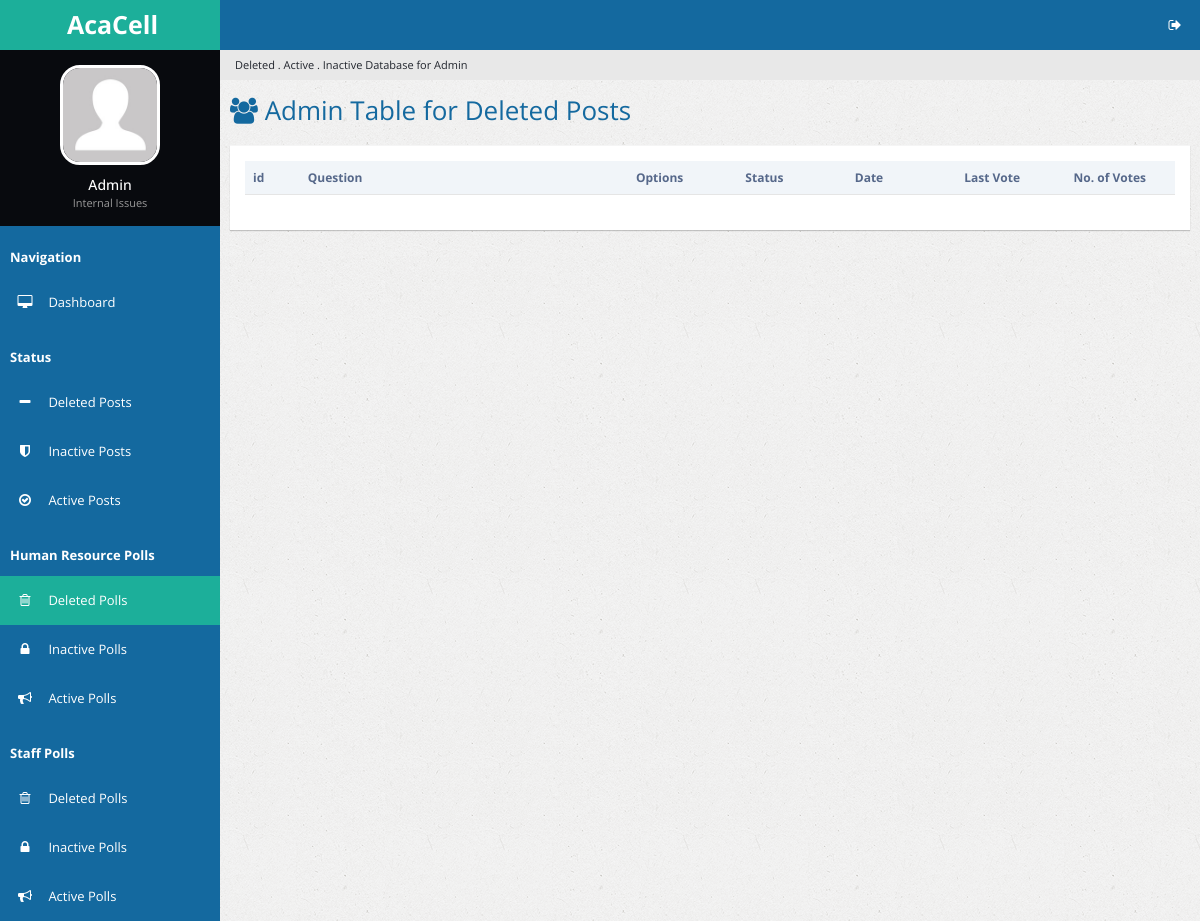
The app's page /delpolls.php (signed in), older data.
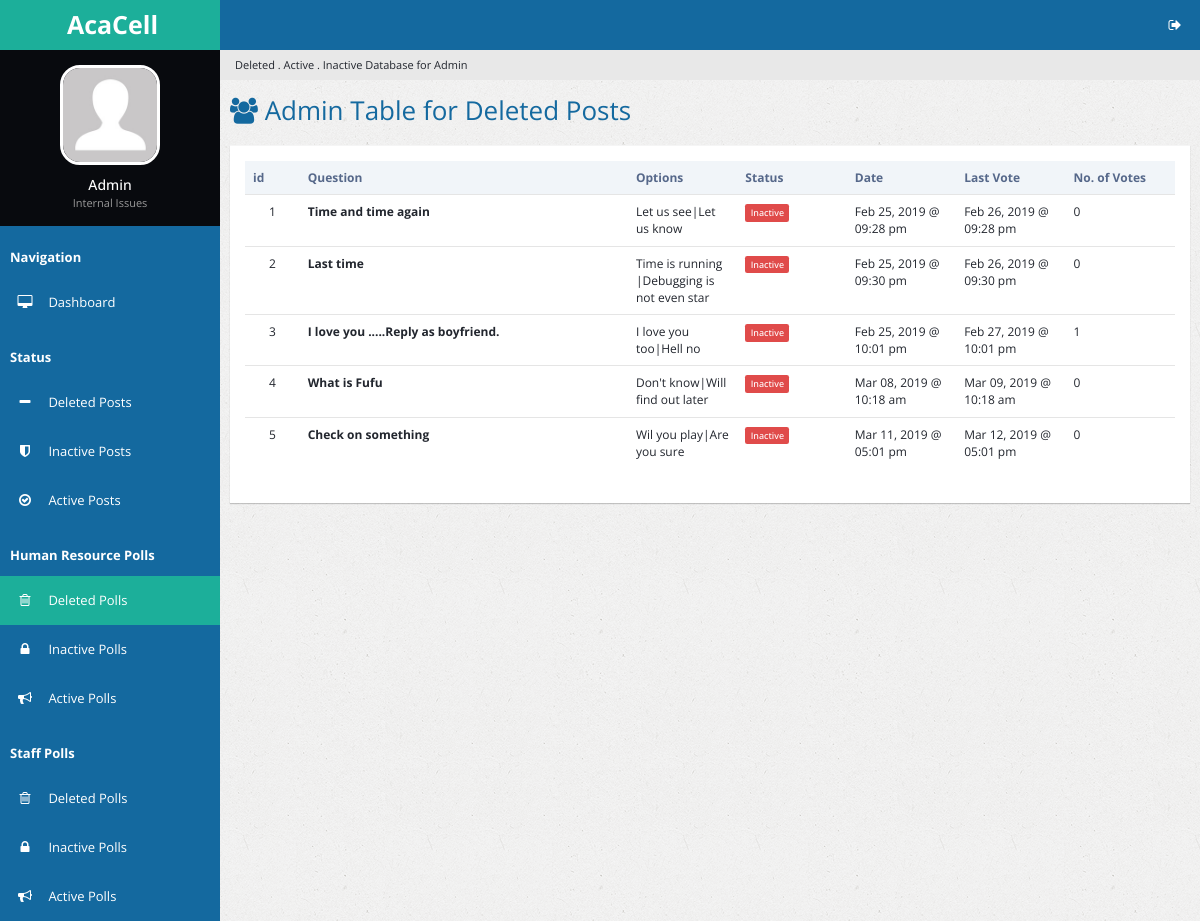
The same page, newer data.
### tables this page shows
CREATE TABLE `del_poll` (
  `del_p_id` int(11) NOT NULL,
  `p_id` int(11) NOT NULL,
  `p_question` text NOT NULL,
  `date_created` double NOT NULL,
  `p_options` varchar(250) NOT NULL,
  `p_votes` varchar(250) NOT NULL,
  `p_number_options` tinyint(4) NOT NULL,
  `date_stop_display` double NOT NULL,
  `p_voters` int(11) NOT NULL,
  `p_last_vote_date` double NOT NULL,
  `u_id` int(11) NOT NULL DEFAULT '0',
  `u_fname` varchar(128) NOT NULL DEFAULT 'HUMAN RESOURCE DIVISION'
);

### delpolls.php (the view, shortened to what this page needs)
<?php
    include 'handlers/dbcon.php';
  if (isset($_SESSION['loggedin']) && isset($_SESSION['adminpanel'])) {
?>
<!DOCTYPE html>
<html lang="en">
<head>
        <link rel="stylesheet" type="text/css" id="theme" href="css/theme-default.css"/>
    </head>
    <body>
        <div class="page-container">
            <div class="page-sidebar">
                <ul class="x-navigation">
                    <li class="xn-logo">
                        <a href="table-export.php"><b>AcaCell</b></a>
                    </li>
                    <li class="xn-profile">
                        <div class="profile">
                            <div class="profile-image">
                                <img src="assets/images/users/avatar.jpg" alt="John Doe"/>
                            </div>
                            <div class="profile-data">
                                <div class="profile-data-name">Admin</div>
                                <div class="profile-data-title">Internal Issues</div>
                            </div>
                        </div>
                    </li>
                   <li class="xn-title"><b>Navigation</b></li>
                    <li>
                        <a href="admin.php"><span class="fa fa-desktop" style="color: white;"></span> <span class="xn-text" style="color: white;">Dashboard</span></a>
                    </li>
                    <li class="xn-title"><b>Status</b></li>
                    <li>
                        <a href="delposts.php"><span class="fa fa-minus" style="color: white;"></span> <span class="xn-text" style="color: white;">Deleted Posts</span></a>
                    </li>
                    <li>
                        <a href="inactposts.php"><span class="fa fa-shield" style="color: white;"></span> <span class="xn-text" style="color: white;">Inactive Posts</span></a>
                    </li>
                    <li>
                        <a href="actposts.php"><span class="fa fa-check-circle-o" style="color: white;"></span> <span class="xn-text" style="color: white;">Active Posts</span></a>
                    </li>
                    <li class="xn-title"><b>Human Resource Polls</b></li>
                    <li  class="active">
                       <a href="delpolls.php"><span class="fa fa-trash-o" style="color: white;"></span> <span class="xn-text" style="color: white;">Deleted Polls</span></a>
                   </li>
                    <li>
                       <a href="inactpolls.php"><span class="fa fa-lock" style="color: white;"></span> <span class="xn-text" style="color: white;">Inactive Polls</span></a>
                   </li>
                   <li>
                       <a href="actpolls.php"><span class="fa fa-bullhorn" style="color: white;"></span> <span class="xn-text" style="color: white;">Active Polls</span></a>
                   </li>
                   <li class="xn-title"><b>Staff Polls</b></li>
                     <li>
                        <a href="staffdelpolls.php"><span class="fa fa-trash-o" style="color: white;"></span> <span class="xn-text" style="color: white;">Deleted Polls</span></a>
                    </li>
                     <li>
                        <a href="staffinactpolls.php"><span class="fa fa-lock" style="color: white;"></span> <span class="xn-text" style="color: white;">Inactive Polls</span></a>
                    </li>
                    <li>
                        <a href="staffactpolls.php"><span class="fa fa-bullhorn" style="color: white;"></span> <span class="xn-text" style="color: white;">Active Polls</span></a>
                    </li>
                  </ul>
            </div>
            <div class="page-content">
                <ul class="x-navigation x-navigation-horizontal x-navigation-panel">
                    <li class="xn-icon-button pull-right">
                        <a href="#" class="mb-control" data-box="#mb-signout"><span class="fa fa-sign-out"></span></a>
                    </li>
                </ul>
                    <ul class="breadcrumb">
                    <li class="active">Deleted . Active . Inactive Database for Admin</li>
                </ul>
                <div class="page-title">
                    <h2><span class="fa fa-users"></span> Admin Table for Deleted Posts</h2>
                </div>
                <div class="page-content-wrap">
                    <div class="row">
                        <div class="col-md-12">
                            <div class="panel panel-default">
                                <div class="panel-body">
                                    <table id="customers2" class="table datatable">
                                        <thead>
                                          <tr>
                                              <th width="50">id</th>
                                              <th width="300">Question</th>
                                              <th width="100">Options</th>
                                              <th width="100">Status</th>
                                              <th width="100">Date</th>
                                              <th width="100">Last Vote</th>
                                              <th width="100">No. of Votes</th>
                                          </tr>
                                        </thead>
                                        <tbody>
                                          <?php
                                            $sql_delpolldisplay = "SELECT * FROM del_poll WHERE u_id = 0 ";
                                            $success_delpolldisplay = mysqli_query($link, $sql_delpolldisplay);
                                            $cur_time = time();
                                            if ($success_delpolldisplay->num_rows > 0) {
                                              $i = 1;
                                              while($rows = $success_delpolldisplay->fetch_assoc()){
                                          ?>
                                                <tr id="trow<?php echo $rows['del_p_id']; ?>">
                                                  <td class="text-center"> <?php echo $i; ?> </td>
                                                  <td><strong><?php echo $rows['p_question']; ?></strong></td>
                                                  <td><?php echo $rows['p_options']; ?></td>
                                                  <td><?php
                                                    if ($cur_time < $rows['date_stop_display']) {
                                                      echo "<span class='label label-success'>Active</span>";
                                                    }
                                                    elseif ($cur_time > $rows['date_stop_display']){
                                                      echo "<span class='label label-danger'>Inactive</span>";
                                                    } ?>
                                                    </td>
                                                    <td><?php echo date("M d, Y @ h:i a", $rows['date_created']); ?></td>
                                                    <td><?php echo date("M d, Y @ h:i a", $rows['date_stop_display']); ?></td>
                                                    <td><?php echo $rows['p_voters']; ?></td>
                                                </tr>
                                          <?php
                                                $i++;
                                                }
                                              }
                                          ?>
                                            </tbody>
                                    </table>
                                </div>
                            </div>
                        </div>
                    </div>
                </div>
            </div>
        </div>
    </body>
</html>
<?php
}else {
  header('location:admin.php');
}
 ?>

Row changes from the older to the newer data that the page shows:
added del_poll: p_question "Time and time again", p_options "Let us see|Let us know", shows "Inactive", date_created "Feb 25, 2019 @ 09:28 pm", date_stop_display "Feb 26, 2019 @ 09:28 pm", p_voters "0"
added del_poll: p_question "Last time", p_options "Time is running |Debugging is not even star", shows "Inactive", date_created "Feb 25, 2019 @ 09:30 pm", date_stop_display "Feb 26, 2019 @ 09:30 pm", p_voters "0"
added del_poll: p_question "I love you .....Reply as boyfriend.", p_options "I love you too|Hell no", shows "Inactive", date_created "Feb 25, 2019 @ 10:01 pm", date_stop_display "Feb 27, 2019 @ 10:01 pm", p_voters "1"
added del_poll: p_question "What is Fufu", p_options "Don't know|Will find out later", shows "Inactive", date_created "Mar 08, 2019 @ 10:18 am", date_stop_display "Mar 09, 2019 @ 10:18 am", p_voters "0"
added del_poll: p_question "Check on something", p_options "Wil you play|Are you sure", shows "Inactive", date_created "Mar 11, 2019 @ 05:01 pm", date_stop_display "Mar 12, 2019 @ 05:01 pm", p_voters "0"
